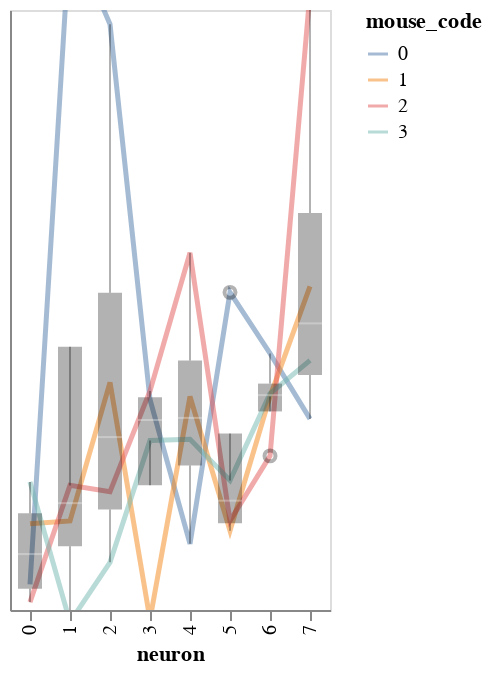

Notebook code for this chart:
### Markdown cell above
## Make some data

### Code cell
df, df_monster, index_cols, firing_rates = generate_fake_spikes(n_trials=2,
                                                                n_neurons=8,
                                                                n_mice=4,
                                                                dur=7, )


df['log_isi'] = np.log10(df['isi'])

from bayes_window import visualization, utils
from importlib import reload

reload(visualization)
reload(utils)
y = 'isi'
df['neuron'] = df['neuron'].astype(int)
ddf, dy = utils.make_fold_change(df,
                                 y=y,
                                 index_cols=('stim', 'mouse_code', 'neuron'),
                                 treatment_name='stim',
                                 do_take_mean=True)

visualization.plot_data(x='neuron', y=dy, color='mouse_code', add_box=True, df=ddf)

### Figure 1 — Vega-Lite specification as saved in the notebook (floating-point values rounded to 4 significant figures)
{"config": {"view": {"continuousWidth": 400, "continuousHeight": 300}}, "layer": [{"mark": {"type": "line", "clip": true, "fill": null, "opacity": 0.5, "size": 2.5}, "encoding": {"color": {"type": "nominal", "field": "mouse_code"}, "x": {"type": "ordinal", "field": "neuron"}, "y": {"type": "quantitative", "aggregate": "mean", "field": "isi diff", "scale": {"domain": [0.8004, 1.239], "zero": false}}}}, {"mark": {"type": "boxplot", "clip": true, "color": "black", "opacity": 0.3, "size": 12}, "encoding": {"x": {"type": "ordinal", "field": "neuron"}, "y": {"type": "quantitative", "axis": {"labels": false, "tickCount": 0, "title": ""}, "field": "isi diff", "scale": {"domain": [0.8004, 1.239], "zero": false}}}}], "data": {"name": "data-e1e91ec53642379d2c83520d7a514caf"}, "$schema": "https://vega.github.io/schema/vega-lite/v4.8.1.json", "datasets": {"data-e1e91ec53642379d2c83520d7a514caf": [{"mouse_code": 0, "neuron": 0, "isi diff": 0.8191}, {"mouse_code": 0, "neuron": 1, "isi diff": 1.296}, {"mouse_code": 0, "neuron": 2, "isi diff": 1.228}, {"mouse_code": 0, "neuron": 3, "isi diff": 0.9542}, {"mouse_code": 0, "neuron": 4, "isi diff": 0.8488}, {"mouse_code": 0, "neuron": 5, "isi diff": 1.032}, {"mouse_code": 0, "neuron": 6, "isi diff": 0.9879}, {"mouse_code": 0, "neuron": 7, "isi diff": 0.94}, {"mouse_code": 1, "neuron": 0, "isi diff": 0.8634}, {"mouse_code": 1, "neuron": 1, "isi diff": 0.8655}, {"mouse_code": 1, "neuron": 2, "isi diff": 0.9667}, {"mouse_code": 1, "neuron": 3, "isi diff": 0.7934}, {"mouse_code": 1, "neuron": 4, "isi diff": 0.9564}, {"mouse_code": 1, "neuron": 5, "isi diff": 0.8583}, {"mouse_code": 1, "neuron": 6, "isi diff": 0.9563}, {"mouse_code": 1, "neuron": 7, "isi diff": 1.037}, {"mouse_code": 2, "neuron": 0, "isi diff": 0.8062}, {"mouse_code": 2, "neuron": 1, "isi diff": 0.8915}, {"mouse_code": 2, "neuron": 2, "isi diff": 0.8868}, {"mouse_code": 2, "neuron": 3, "isi diff": 0.9604}, {"mouse_code": 2, "neuron": 4, "isi diff": 1.061}, {"mouse_code": 2, "neuron": 5, "isi diff": 0.8656}, {"mouse_code": 2, "neuron": 6, "isi diff": 0.913}, {"mouse_code": 2, "neuron": 7, "isi diff": 1.251}, {"mouse_code": 3, "neuron": 0, "isi diff": 0.894}, {"mouse_code": 3, "neuron": 1, "isi diff": 0.7916}, {"mouse_code": 3, "neuron": 2, "isi diff": 0.8352}, {"mouse_code": 3, "neuron": 3, "isi diff": 0.9242}, {"mouse_code": 3, "neuron": 4, "isi diff": 0.9251}, {"mouse_code": 3, "neuron": 5, "isi diff": 0.895}, {"mouse_code": 3, "neuron": 6, "isi diff": 0.9585}, {"mouse_code": 3, "neuron": 7, "isi diff": 0.9828}]}}
